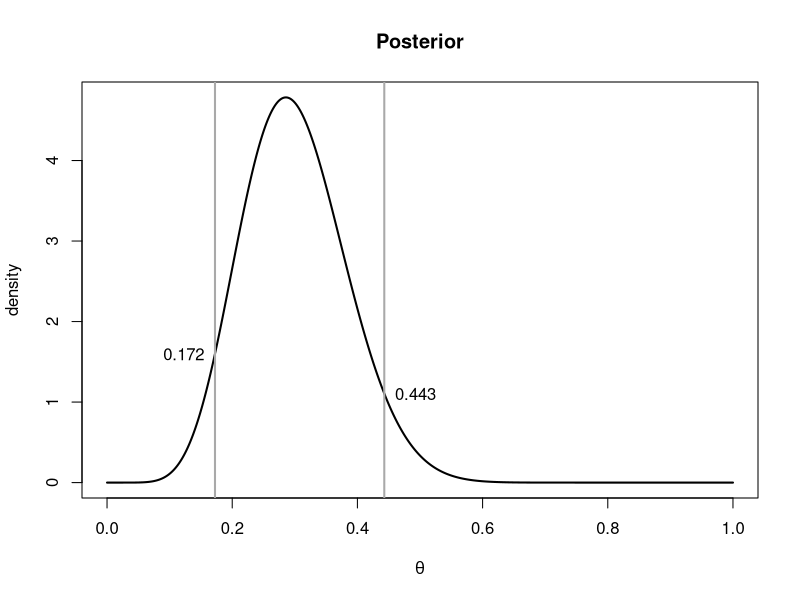
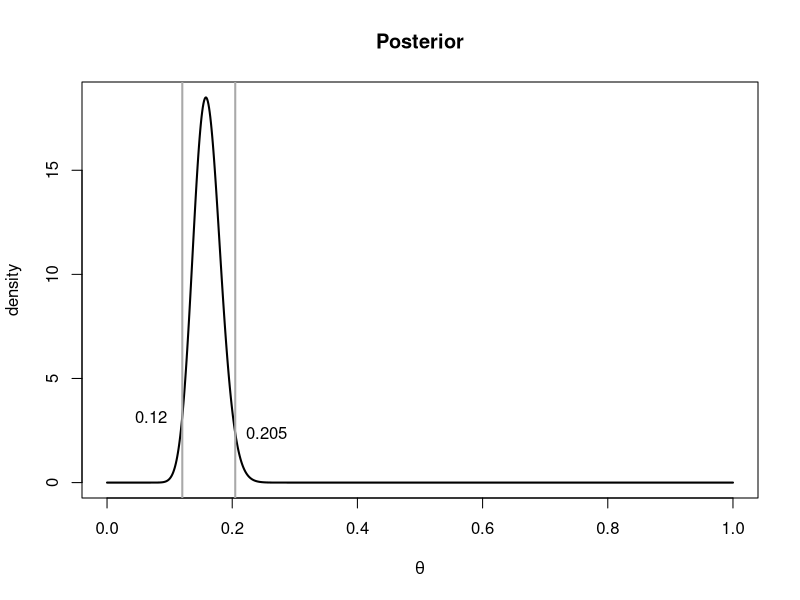
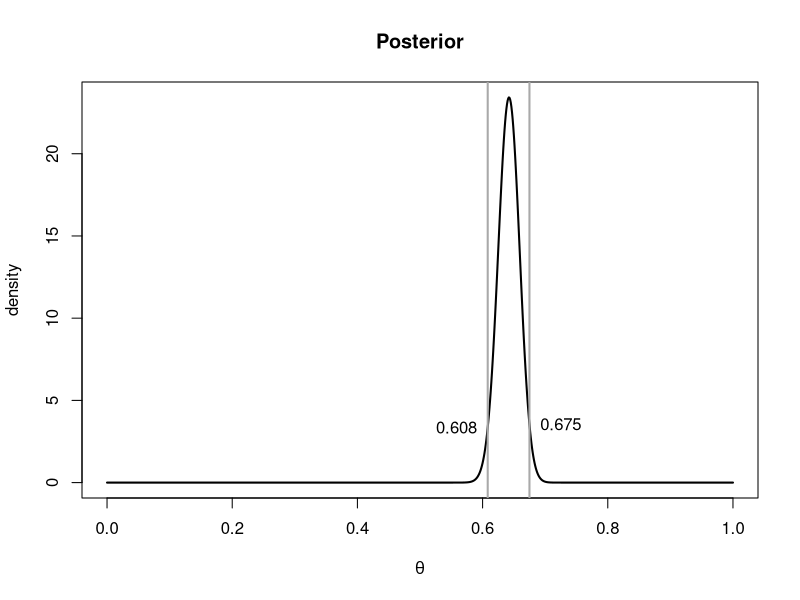
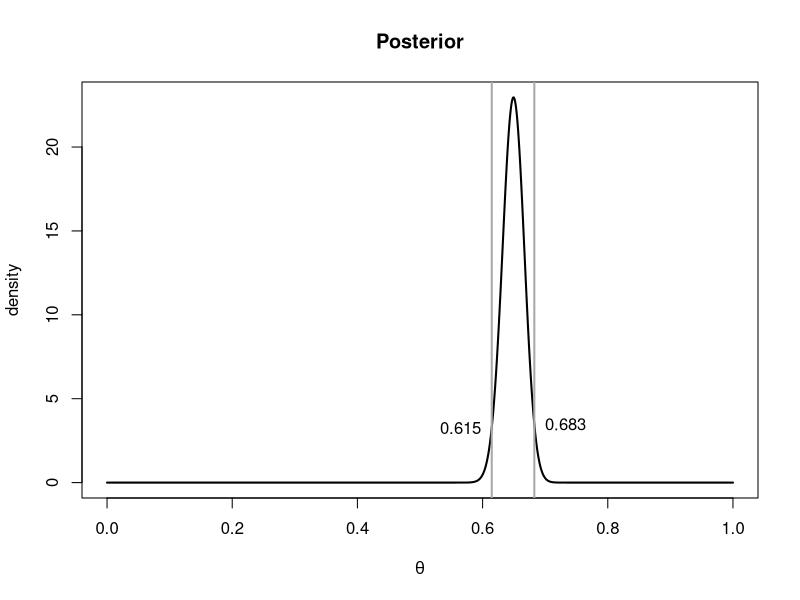
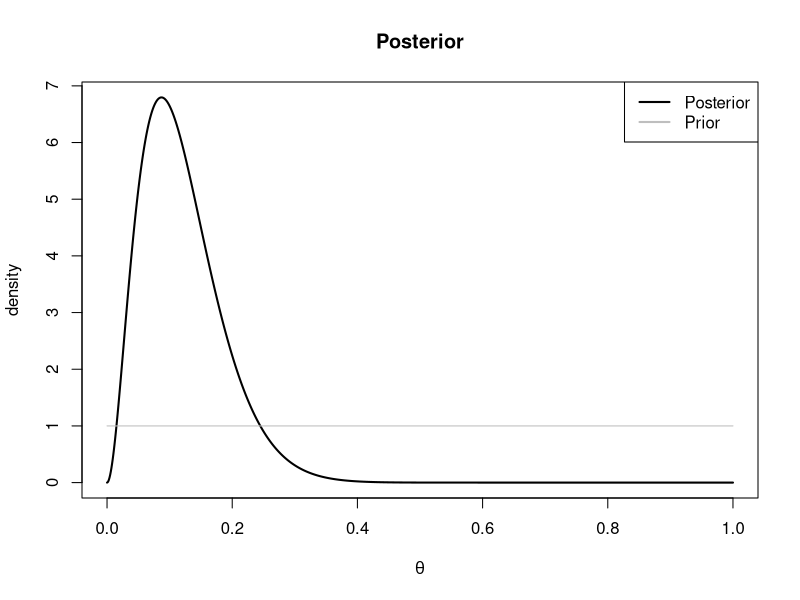

Recreate these plots in R, in order.
## ---- chunk 1
prior_a <- 1
prior_b <- 1

x <- 8
n <- 28

a_star <- prior_a + x
b_star <- prior_b + n - x

Theta <- seq(0,1,length.out=1001)
posterior <- dbeta(Theta, shape1=a_star, shape2=b_star)

interval <- c(qbeta(.05,shape1=a_star,shape2=b_star), qbeta(.95,shape1=a_star,shape2=b_star))
interval
## ---- chunk 2
plot(Theta,posterior, xlab=expression(theta),ylab='density',main='Posterior',type='l',lwd=2)
abline(v=interval,col='darkgrey',lwd=2)
text(interval[1]-.05, dbeta(interval[1],a_star,b_star), round(interval[1], 3))
text(interval[2]+.05, dbeta(interval[2],a_star,b_star), round(interval[2], 3))
## ---- chunk 3
prior_a <- 2
prior_b <- 18

prior_a / (prior_a + prior_b)
## ---- chunk 4
n <- 267
x <- 44

a_star <- prior_a + x
b_star <- prior_b + n - x

Theta <- seq(0,1,length.out=1001)
posterior <- dbeta(Theta, shape1=a_star, shape2=b_star)

interval <- c(qbeta(.025,shape1=a_star,shape2=b_star), qbeta(.975,shape1=a_star,shape2=b_star))
interval
## ---- chunk 5
plot(Theta,posterior, xlab=expression(theta),ylab='density',main='Posterior',type='l',lwd=2)
abline(v=interval,col='darkgrey',lwd=2)
text(interval[1]-.05, dbeta(interval[1],a_star,b_star), round(interval[1], 3))
text(interval[2]+.05, dbeta(interval[2],a_star,b_star), round(interval[2], 3))
## ---- chunk 6
1 - pbeta(.10, shape1 = a_star, shape2 = b_star)
## ---- chunk 7
a_star / (a_star + b_star)
## ---- chunk 8
prior_a <- 20
prior_b <- 20
n <- 753
x <- 489

a_star <- prior_a + x
b_star <- prior_b + n - x

Theta <- seq(0,1,length.out=1001)
posterior <- dbeta(Theta, shape1=a_star, shape2=b_star)

interval <- c(qbeta(.025,shape1=a_star,shape2=b_star), qbeta(.975,shape1=a_star,shape2=b_star))
interval
## ---- chunk 9
plot(Theta,posterior, xlab=expression(theta),ylab='density',main='Posterior',type='l',lwd=2)
abline(v=interval,col='darkgrey',lwd=2)
text(interval[1]-.05, dbeta(interval[1],a_star,b_star), round(interval[1], 3))
text(interval[2]+.05, dbeta(interval[2],a_star,b_star), round(interval[2], 3))
## ---- chunk 10
prior_a <- 1
prior_b <- 1
n <- 753
x <- 489

a_star <- prior_a + x
b_star <- prior_b + n - x

Theta <- seq(0,1,length.out=1001)
posterior <- dbeta(Theta, shape1=a_star, shape2=b_star)

interval <- c(qbeta(.025,shape1=a_star,shape2=b_star), qbeta(.975,shape1=a_star,shape2=b_star))
interval
## ---- chunk 11
plot(Theta,posterior, xlab=expression(theta),ylab='density',main='Posterior',type='l',lwd=2)
abline(v=interval,col='darkgrey',lwd=2)
text(interval[1]-.05, dbeta(interval[1],a_star,b_star), round(interval[1], 3))
text(interval[2]+.05, dbeta(interval[2],a_star,b_star), round(interval[2], 3))
## ---- chunk 12
prior_a <- 1
prior_b <- 1
n <- 23
x <- 2

a_star <- prior_a + x
b_star <- prior_b + n - x

Theta <- seq(0,1,length.out=1001)
posterior <- dbeta(Theta, shape1=a_star, shape2=b_star)

## ---- chunk 13
plot(Theta,posterior, xlab=expression(theta),ylab='density',main='Posterior',type='l',lwd=2)
lines(Theta, dbeta(Theta, shape1=prior_a, shape2=prior_b), col = 'gray')
legend("topright", legend=c("Posterior", "Prior"),
       col=c("black", "gray"), lty = 1, lwd = 2, cex = 1)
## ---- chunk 14
interval <- c(qbeta(.0025,shape1=a_star,shape2=b_star), qbeta(.9975,shape1=a_star,shape2=b_star))
interval
## ---- chunk 15
sim_vals <- rnorm(15000,mean = -10, sd = sqrt(42))
mean(sim_vals < -13)
## ---- chunk 16
pnorm(-13, mean = -10, sd = sqrt(42))
## ---- chunk 17
n <- 100000
prior_a <- 5.8
prior_b <- 7.1
n <- 42
y <- 19

a_star <- prior_a + y
b_star <- prior_b + n - y

sim_theta <- rbeta(n, shape1 = a_star, shape2 = b_star)
quantile(sim_theta, c(.05, .95))
## ---- chunk 18
Theta <- seq(0,1,length.out=1001)
posterior <- dbeta(Theta, shape1=a_star, shape2=b_star)
interval <- c(qbeta(.05,shape1=a_star,shape2=b_star), qbeta(.95,shape1=a_star,shape2=b_star))
interval
## ---- chunk 19
sim_X <- rbinom(10000, size = 109, prob = .63)
mean(sim_X)
## ---- chunk 20
109 * .63
